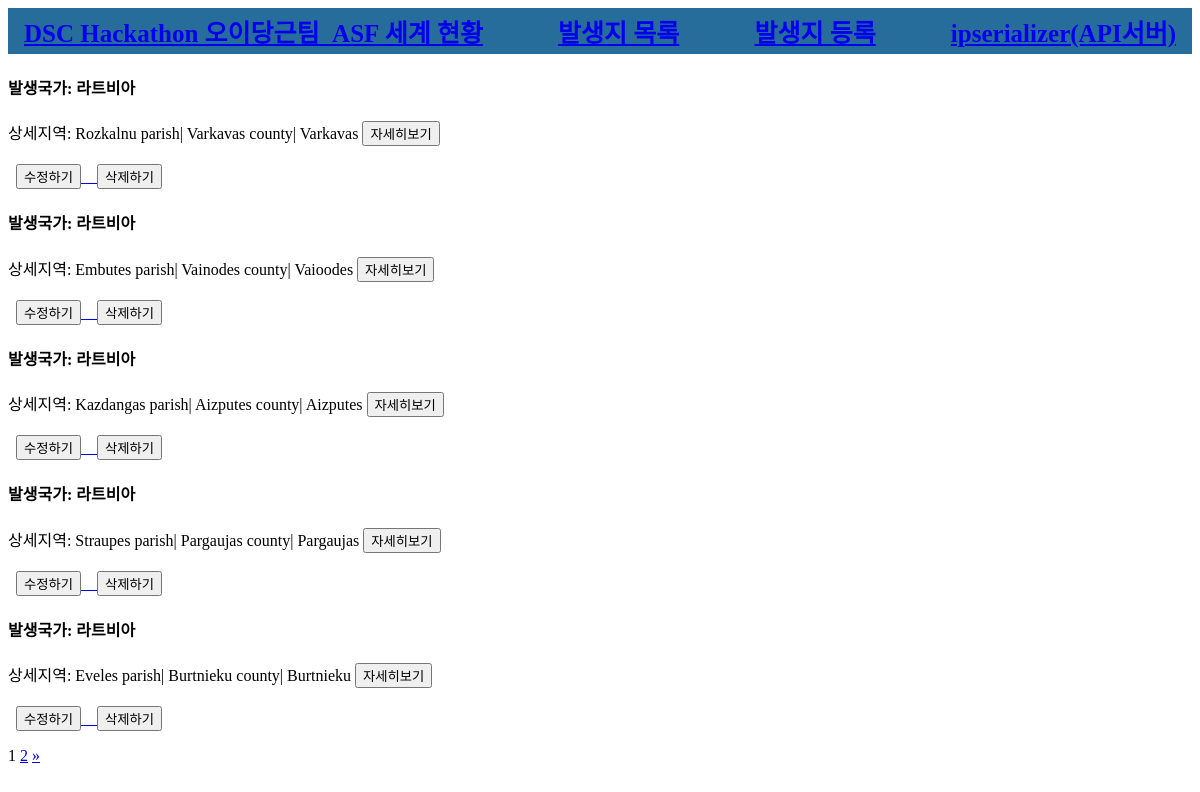
/first/list/, run on the app's committed database.
### first/models.py (models this page shows)
class InfectedPlace(models.Model):
    name = models.CharField(max_length=30, null=True, blank=True)
    address = models.CharField(max_length=200, null=True, blank=True)
    lat = models.DecimalField(max_digits=20, decimal_places=16)
    lng = models.DecimalField(max_digits=20, decimal_places=16)
    happened_at = models.CharField(max_length=30, null=True, blank=True)
    reported2oie_at = models.DateTimeField(null=True, blank=True)
    memo = models.TextField(null=True, blank=True)
    password = models.CharField(max_length=10, null=True, blank=True)
    created_at = models.DateTimeField(auto_now_add=True, null=True)
    updated_at = models.DateTimeField(auto_now=True, null=True)

### first/views.py (the view)
# urls.py: path('first/list/', views.list, name='list'),
def list(request):
    theinfectedplace = InfectedPlace.objects.all()
    paginator = Paginator(theinfectedplace, 5)
    page = request.GET.get('page')
    items = paginator.get_page(page)
    context = {
        'infectedplace': items
    }
    return render(request, 'first/list.html', context)

### first/templates/first/list.html (shortened to what this page needs)
{% extends 'first/base.html' %}
{% load static %}
{% block content %}
<head>
</head>
<body>
    {% for item in infectedplace %}
    <div>
        <h4>발생국가: {{ item.name }}</h4>
<p>
            상세지역: {{ item.address }}
            <a href="{% url 'infectedplace-detail' id=item.id %}" class="card-link"><button class="btn btn-danger">자세히보기</button></a>
            <br><br>&nbsp;
            <a href="{% url 'infectedplace-update' id=item.id %}">
            <button class="btn btn-danger">수정하기</button>
            <a href="{% url 'infectedplace-delete' id=item.id %}">
            <button class="btn btn-danger">삭제하기</button>
            </a>
        </p>
    </div>
    {% endfor %}
    <div class="row">
        <div class="col-sm-12 text-center">
            <div class="pagination">
                <span class="step-links text-center" style="width:100%;">
                    <span class="current">
                        {{ infectedplace.number }}
                    </span>
                    {% if infectedplace.has_next %}
                        <a href="?page={{ infectedplace.next_page_number }}">{{ infectedplace.next_page_number }}</a>
                        <a href="?page={{ infectedplace.paginator.num_pages }}">&raquo;</a>
                    {% endif %}
            </div>
        </div>
    </div>
</body>
</html>
{% endblock %}

### data on the page
InfectedPlace: name "라트비아", address "Rozkalnu parish| Varkavas county| Varkavas"
InfectedPlace: name "라트비아", address "Embutes parish| Vainodes county| Vaioodes"
InfectedPlace: name "라트비아", address "Kazdangas parish| Aizputes county| Aizputes"
InfectedPlace: name "라트비아", address "Straupes parish| Pargaujas county| Pargaujas"
InfectedPlace: name "라트비아", address "Eveles parish| Burtnieku county| Burtnieku"

### other printed values
{{ infectedplace.number }} "1"
{{ infectedplace.next_page_number }} "2"
